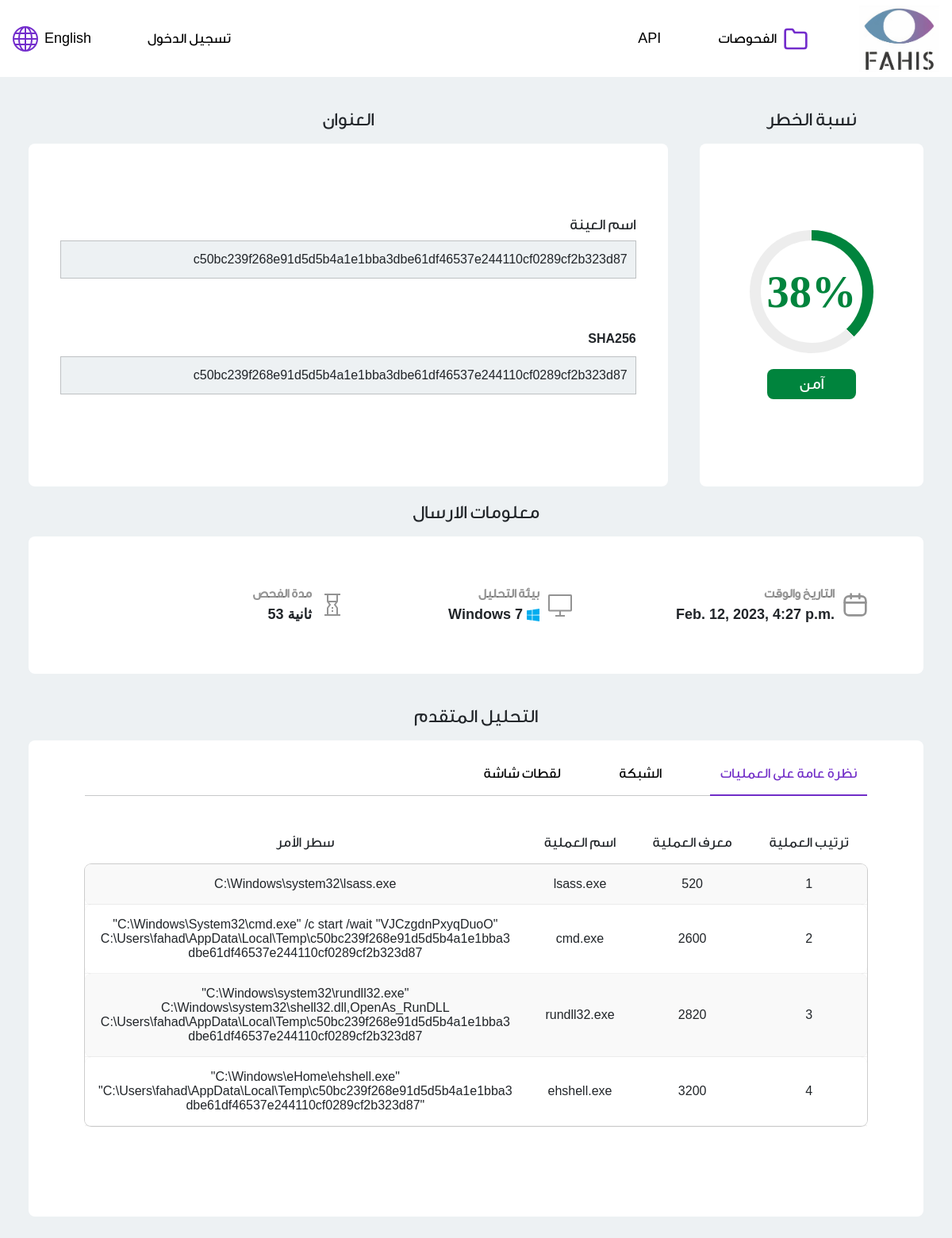
The page /report/4045 on the database its author committed.
### mainapp/models.py (models this page shows, shortened)
class Sample(models.Model):
	id=models.BigAutoField("id",unique=True,primary_key=True,auto_created=True)
	ReportID = models.ForeignKey(Report,to_field="Report_ID", null=True,on_delete=models.CASCADE)
	Privacy_Type = models.CharField('Privacy_Type', max_length=8)
	Create_Date = models.DateTimeField('Creation_Date')
	Sample_Type = models.CharField("Sample_Type", max_length=5)
	UserID = models.ForeignKey(User, null=True, on_delete=models.CASCADE)
	Sample_Address = models.TextField("Sample_Address", null=True)
	Sample_name=models.TextField("Sample_name",null=True)
	Environment=models.TextField("Environment",null=True)

class Report(models.Model):
	Report_ID=models.BigAutoField("id",unique=True,primary_key=True,auto_created=True)
	Score = models.IntegerField('Score',null=True)
	Network = models.JSONField('Network',null=True)
	Duration = models.IntegerField('Duration',null=True)
	Processes = models.JSONField('Processes',null=True)
	Report_Type = models.CharField("Report_Type", max_length=5)
	Report_Address = models.TextField("Report_Address")
	task_id=models.IntegerField("task_id",null=True)
	def __int__(self):
		return self.Report_ID

### mainapp/views.py (the view)
# urls.py: path('report/<int:sampleID>', views.report, name="report"),
def report(request,sampleID):
	sample = Sample.objects.get(id=sampleID)
	report=Report.objects.get(Report_ID=sample.ReportID)
	if sample.Privacy_Type== 'private':
		if request.user == sample.UserID:
			context={"sample":sample, "report":report,"screenshots":task_screenshots(report.task_id)}
			return render(request,'frontend/result.html',context)
		else:
			return redirect('history')
	else:
		context={"sample":sample, "report":report,"screenshots":task_screenshots(report.task_id)}
		return render(request,'frontend/result.html',context)

### mainapp/apiFunc.py (called while the page is built, shortened)
def task_screenshots(task_id=0):
    folder_path = f"/home/fahad/.cuckoo/storage/analyses/{task_id}/shots/"
    sceenshots=[]
    if not os.path.exists(folder_path):
        return (404, "Task not found")

### mainapp/templates/frontend/result.html (shortened to what this page needs)
<html>
{% load static %}
<head>
  <link href="https://cdn.jsdelivr.net/npm/bootstrap@5.0.2/dist/css/bootstrap.min.css" rel="stylesheet"
>
  <link rel="stylesheet" href="{% static 'css/styles.css' %}  ">
</head>
<body>
  <nav class="header">
    <div class="left-side">
      <a href="#">
        <div class=" language-en">
          <img class="language-pic" src="{% static '/images/language.svg' %}" alt="">
          <div class="en">English</div>
        </div>
      </a>
      {% if user.is_authenticated %}
      <a href="{% url 'logout' %}">
        <div class="login">تسجيل الخروج</div>
      </a>
      {% else %}
      <a href="{% url 'login' %}">
        <div class="login">تسجيل الدخول</div>
      </a>
      {% endif %}
    </div>
    <div class="right-side">
      <a href="/api">
        <div class="language">
        API
        </div>
      </a>
      <a href="/history">
        <div class="history">
          <div class="history-text">
            الفحوصات
          </div>
          <img class="folder" src="{% static '/images/folder.svg' %}" alt="">
        </div>
      </a>
      <a href="/"><img class="logo" src="{% static 'images/fahis_logo.jpg' %}" alt="Fahis"></a>
    </div>
  </nav>
  <div class="result-box">
    <div class="top-section">
      <div class="title-container">
        <h1>العنوان</h1>
        <div class="result-title">
          <div class="row-container">
            <h2 class="boldh2">اسم العينة</h2>
            <div class="hash">
              <h3 class="row-text"> {{sample.Sample_name}}
              </h3>
            </div>
          </div>
          <div class="row-container">
            <h3 class="boldh3">SHA256</h3>
            <div class="hash">
              <h3 class="row-text"> {{sample.Sample_Address}}
              </h3>
            </div>
          </div>
        </div>
      </div>
      <div class="result-container">
        <h1>نسبة الخطر {{task_id}}</h1>
        <div class="result">
          <div class="circular-progress">
            <span class="progress-value" value>0%</span>
            <p class="progress-end">{{report.Score}}</p>
          </div>
          <div class="result-decision">
            آمن
          </div>
        </div>
      </div>
    </div>
    <div class="bottom-container">
      <h1>معلومات الارسال</h1>
      <div class="bottom-section">
        <div class="bottom-cell">
          <h3 class="cell-text">
            <span class="cell-span"> مدة الفحص
            </span>
            <br>
            <div id="duration">
              {{report.Duration}} ثانية
            </div>
          </h3>
          <img class="bottom-icons" src="{% static 'images/duration.svg' %}" alt="">
        </div>
        <div class="bottom-cell">
          <div>
            <h3 class="cell-text">
              <span class="cell-span">
                بيئة التحليل
              </span>
              <br>
              {{sample.Environment}}
              <img class="windows" src="{% static 'images/windows.svg' %}" alt="">
            </h3>
          </div>
          <img class="bottom-icons" src="{% static 'images/desktop.svg' %}" alt="">
        </div>
        <div class="bottom-cell">
          <h3 class="cell-text">
            <span class="cell-span">
              التاريخ والوقت
            </span>
            <br>
            {{sample.Create_Date}}
          </h3>
          <img class="bottom-icons" src="{% static 'images/calendar.svg' %}" alt="">
        </div>
      </div>
    </div>
  </div>
  <h1>التحليل المتقدم</h1>
  <div class="report-details">
    <div class="report-details-nav">
      <div class="screenshots-button bt">لقطات شاشة</div>
      <div class="network-button bt">الشبكة</div>
      <div class="processes-button bt">نظرة عامة على العمليات</div>
      <hr>
    </div>
    <table class="processes-table">
      <thead>
        <tr>
          <td>سطر الأمر</td>
          <td>اسم العملية</td>
          <td>معرف العملية</td>
          <td>ترتيب العملية</td>
        </tr>
      </thead>
      <tbody>
        {%for process in report.Processes%}
        <tr>
          <td>{{process.command_line}}</td>
          <td>{{process.process_name}}</td>
          <td>{{process.pid}}</td>
          <td class="counter"></td>
        </tr>
        {%endfor%}
      </tbody>
    </table>
</body>
</html>

### rows shown on the page
Sample: Sample_name "c50bc239f268e91d5d5b4a1e1bba3dbe61df46537e244110cf0289cf2b323d87", Sample_Address "c50bc239f268e91d5d5b4a1e1bba3dbe61df46537e244110cf0289cf2b323d87", Environment "Windows 7", Create_Date "Feb. 12, 2023, 4:27 p.m."
Report: Score "38", Duration "53"

### other values the page prints
{{ process.command_line }} "C:\\Windows\\system32\\lsass.exe" "\"C:\\Windows\\System32\\cmd.exe\" /c start /wait \"VJCzgdnPxyqDuoO\" C:\\Users\\fahad\\AppData\\Local\\Temp\\c50bc239f268e91d5d5b4a1e1bba3dbe61df46537e244110cf0289cf2b323d87" "\"C:\\Windows\\system32\\rundll32.exe\" C:\\Windows\\system32\\shell32.dll,OpenAs_RunDLL C:\\Users\\fahad\\AppData\\Local\\Temp\\c50bc239f268e91d5d5b4a1e1bba3dbe61df46537e244110cf0289cf2b323d87" "\"C:\\Windows\\eHome\\ehshell.exe\" \"C:\\Users\\fahad\\AppData\\Local\\Temp\\c50bc239f268e91d5d5b4a1e1bba3dbe61df46537e244110cf0289cf2b323d87\""
{{ process.process_name }} "lsass.exe" "cmd.exe" "rundll32.exe" "ehshell.exe"
{{ process.pid }} "520" "2600" "2820" "3200"
